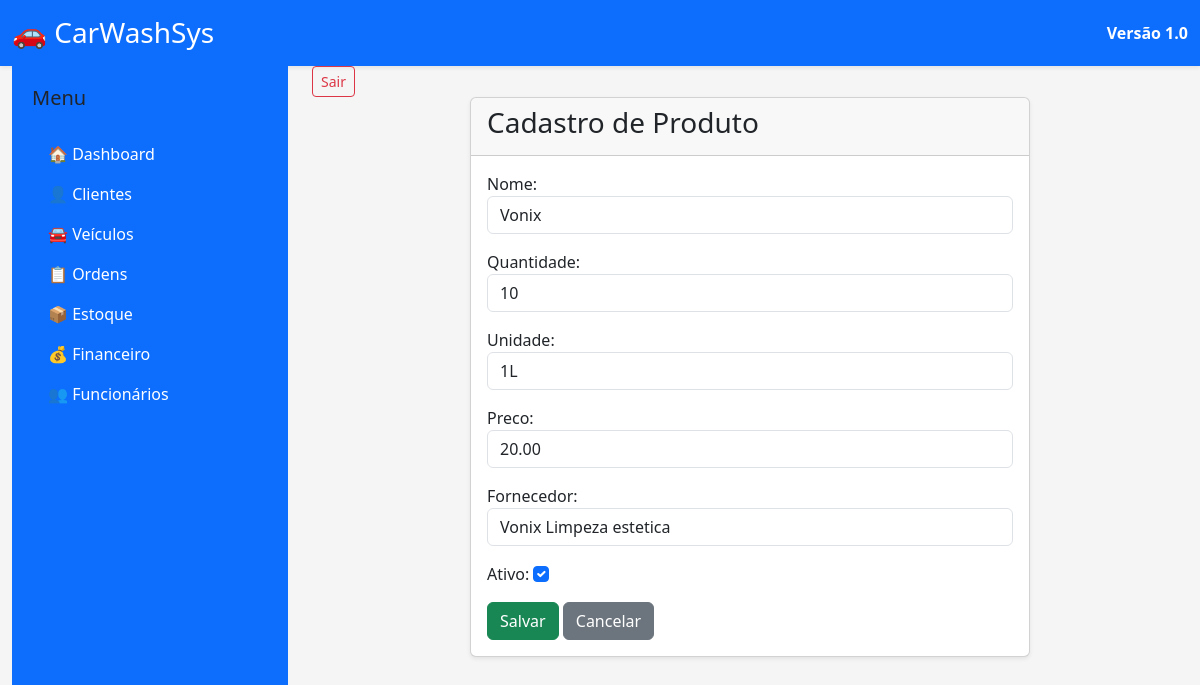
The app's page /estoque/1/editar/ with its own data.
### apps/estoque/models.py (models this page shows, shortened)
class Produto(models.Model):
    nome = models.CharField(
        max_length=100,
    )
    quantidade = models.PositiveIntegerField()
    unidade = models.CharField(
        max_length=20,
    )
    preco = models.DecimalField(
        max_digits=10,
        decimal_places=2,
    )
    fornecedor = models.CharField(
        max_length=100,
        blank=True,
    )
    ativo = models.BooleanField(
        default=True,
    )

### apps/estoque/views.py (the view)
def editar_produto(request, pk):
    produto = get_object_or_404(
        Produto,
        pk=pk
    )
    if request.method == "POST":
        form = ProdutoForm(
            request.POST,
            instance=produto
        )
        if form.is_valid():
            form.save()
            return redirect("lista_produtos")
    else:
        form = ProdutoForm(instance=produto)
    context = {
        "form": form,
    }
    return render(
        request,
        "estoque/formulario.html",
        context,
    )

### apps/estoque/forms.py
class ProdutoForm(forms.ModelForm):
    class Meta:
        model = Produto
        fields = "__all__"
        widgets = {
            "nome": forms.TextInput(attrs={
                "class": "form-control",
            }),
            "quantidade": forms.NumberInput(attrs={
                "class": "form-control",
            }),
            "unidade": forms.TextInput(attrs={
                "class": "form-control",
            }),
            "preco": forms.NumberInput(attrs={
                "class": "form-control",
                "step": "0.01",
            }),
            "fornecedor": forms.TextInput(attrs={
                "class": "form-control",
            }),
            "ativo": forms.CheckboxInput(attrs={
                "class": "form-check-input",
            }),
        }

### templates/estoque/formulario.html (shortened to what this page needs)
{% extends "base.html" %}
{% block content %}
<div class="container-fluid">
    <div class="row justify-content-center">
        <div class="col-lg-8">
            <div class="card shadow-sm">
                <div class="card-header">
                    <h3>
                        Cadastro de Produto
                    </h3>
                </div>
                <div class="card-body">
                    <form method="post">
                        {{ form.as_p }}
                        <button
                            type="submit"
                            class="btn btn-success">
                            Salvar
                        </button>
                        <a
                            href="{% url 'lista_produtos' %}"
                            class="btn btn-secondary">
                            Cancelar
                        </a>
                    </form>
                </div>
            </div>
        </div>
    </div>
</div>
{% endblock %}

### static/css/style.css (style rules this page uses)
body { background: #f5f5f5; font-family: "Segoe UI", Arial, sans-serif; }

### records on screen
Produto: nome "Vonix", quantidade "10", unidade "1L", preco "20.00", fornecedor "Vonix Limpeza estetica", ativo "☑"
